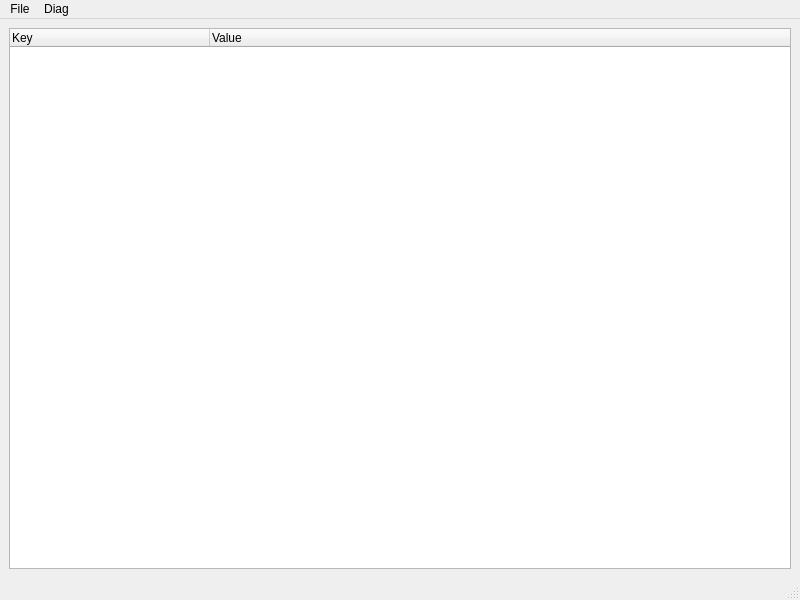
<?xml version="1.0" encoding="UTF-8"?>
<ui version="4.0">
 <class>MainWindow</class>
 <widget class="QMainWindow" name="MainWindow">
  <property name="geometry">
   <rect>
    <x>0</x>
    <y>0</y>
    <width>800</width>
    <height>600</height>
   </rect>
  </property>
  <property name="windowTitle">
   <string>MainWindow</string>
  </property>
  <widget class="QWidget" name="centralwidget">
   <layout class="QVBoxLayout" name="verticalLayout">
    <item>
     <widget class="QTreeWidget" name="treeWidget">
      <attribute name="headerDefaultSectionSize">
       <number>200</number>
      </attribute>
      <column>
       <property name="text">
        <string>Key</string>
       </property>
      </column>
      <column>
       <property name="text">
        <string>Value</string>
       </property>
      </column>
     </widget>
    </item>
   </layout>
  </widget>
  <widget class="QMenuBar" name="menubar">
   <property name="geometry">
    <rect>
     <x>0</x>
     <y>0</y>
     <width>800</width>
     <height>20</height>
    </rect>
   </property>
   <widget class="QMenu" name="menuFile">
    <property name="title">
     <string>File</string>
    </property>
    <addaction name="actionLoadConfig"/>
    <addaction name="actionLoadFdb"/>
   </widget>
   <widget class="QMenu" name="menuDiag">
    <property name="title">
     <string>Diag</string>
    </property>
    <addaction name="actionDiagSetting"/>
    <addaction name="actionResult"/>
   </widget>
   <addaction name="menuFile"/>
   <addaction name="menuDiag"/>
  </widget>
  <widget class="QStatusBar" name="statusbar"/>
  <action name="actionLoadConfig">
   <property name="text">
    <string>Load Config</string>
   </property>
  </action>
  <action name="actionLoadFdb">
   <property name="text">
    <string>Load Fdb</string>
   </property>
  </action>
  <action name="actionDiagSetting">
   <property name="text">
    <string>Setting</string>
   </property>
  </action>
  <action name="actionResult">
   <property name="text">
    <string>Result</string>
   </property>
  </action>
 </widget>
 <resources/>
 <connections/>
</ui>
